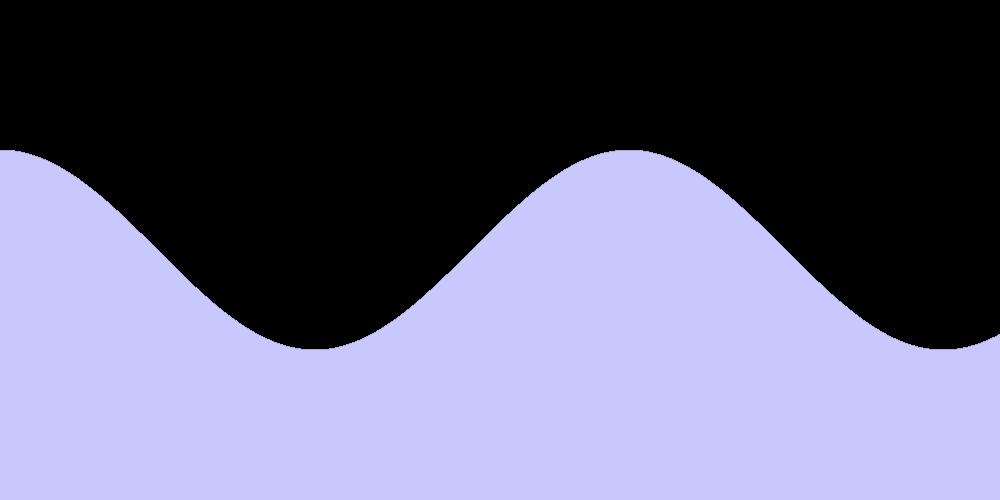
Frame 1 (no input)
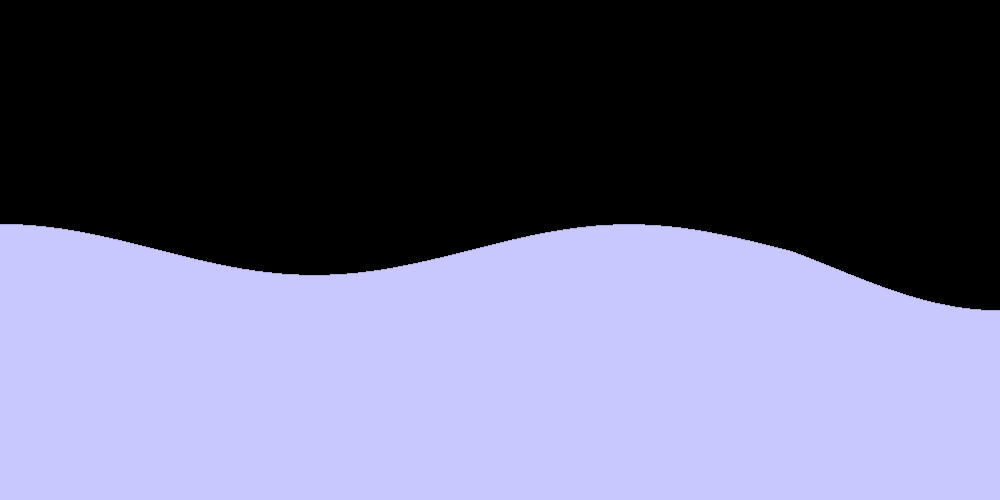
Frame 60 (the mouse pressed at the canvas centre just before this capture)
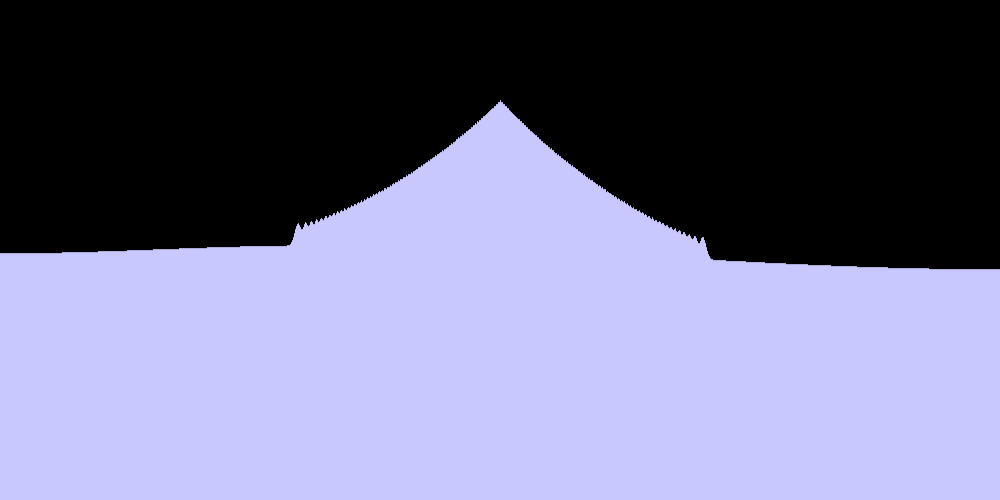
Frame 120 (the mouse held since frame 60 and released just before this capture)

The Processing sketch that drew these frames (run headless with seeded random() and noise(); from frame 60 on, the mouse is pressed at the canvas centre):

// Processing sketch: WaterSim1D
// ── WaterSim1D.pde
float[]u,v;

void setup(){
  size(1000,500);
  u=new float[width];
  v=new float[width];
  for(int x=0;x<width;x++){
    u[x]=100*cos(x*0.01);
    v[x]=0;
  }
}
void draw(){
  background(0);
  for(int x=0;x<width;x++){
    stroke(200,200,255);
    float f=getU(x)+250;
    line(x,height,x,height-f);
  }
  for(int i=0;i<5;i++)update();
}
float getU(int x){
  //if(x<0||x>=width)return 0;
  if(x<0)x=0;
  if(x>=width)x=width-1;
  return u[x];
}
float getV(int x){
  //if(x<0||x>=width)return 0;
  if(x<0)x=0;
  if(x>=width)x=width-1;
  return v[x];
}
void update(){
  float[]newU=new float[width];
  float[]newV=new float[width];
  for(int x=0;x<width;x++){
    newU[x]=u[x]+(mousePressed&&mouseX==x?100:0);
    newV[x]=v[x];
  }
  for(int x=0;x<width;x+=1){
    newV[x]+=((getU(x-1)+getU(x+1))/2-getU(x));
    newV[x]*=0.99;
    newU[x]+=newV[x];
  }
  for(int x=0;x<width;x++){
    u[x]=newU[x];
    v[x]=newV[x];
  }
  
}
